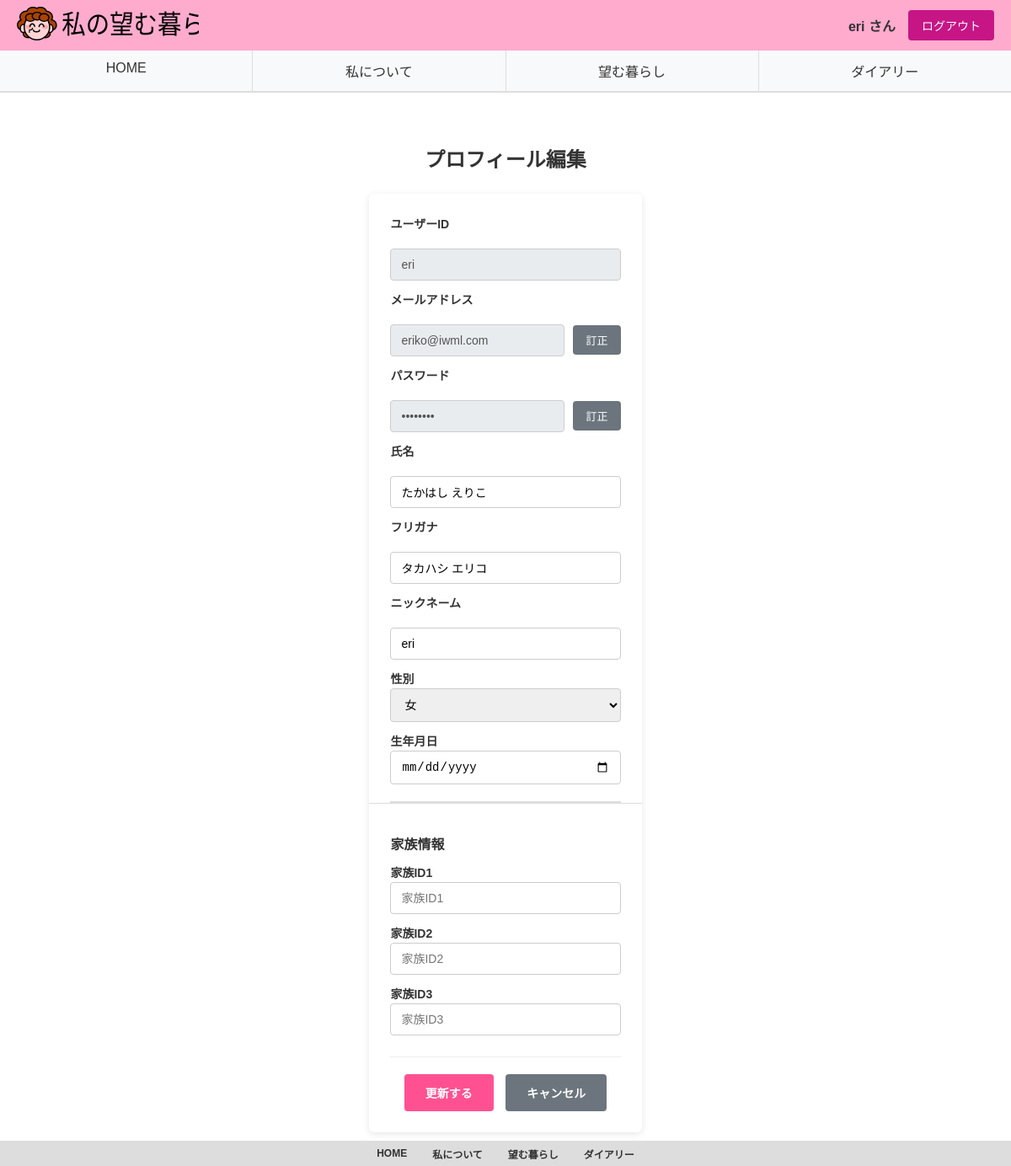
/user (signed in), run on the app's committed database.
### tables this page shows
CREATE TABLE users (
                id INTEGER PRIMARY KEY AUTOINCREMENT,
                user_id VARCHAR(50) UNIQUE NOT NULL,
                email VARCHAR(100) UNIQUE NOT NULL,
                password VARCHAR(255) NOT NULL,
                user_type VARCHAR(20) DEFAULT 'self' CHECK(user_type IN ('self', 'family')),
                name VARCHAR(100),
                furigana VARCHAR(100),
                nickname VARCHAR(50),
                gender VARCHAR(10) CHECK(gender IN ('男', '女', 'その他')),
                birth_date DATE,
                family_id1 INTEGER,
                family_id2 INTEGER,
                family_id3 INTEGER,
                created_at TIMESTAMP DEFAULT CURRENT_TIMESTAMP,
                updated_at TIMESTAMP DEFAULT CURRENT_TIMESTAMP
            );

### app.py (the view)
@app.route("/user")
@login_required
def user():
    user_data = db.get_user_by_id(session["user_id"])
    return render_template("user.html", user=user_data)

### app.py (called while the page is built)
def login_required(f):
    @wraps(f)
    def decorated_function(*args, **kwargs):
        if "user_id" not in session:
            return redirect(url_for("index"))
        return f(*args, **kwargs)
    return decorated_function

### config.py (called while the page is built)
    def get_connection(self):
        return sqlite3.connect(self.db_path)

    def get_user_by_id(self, user_id):
        conn = self.get_connection()
        cursor = conn.cursor()
        cursor.execute("SELECT * FROM users WHERE user_id = ?", (user_id,))
        user = cursor.fetchone()
        conn.close()
        return user

### templates/user.html (shortened to what this page needs)
{% extends "base.html" %}
{% block nickname %}{{ session.get('nickname', 'ゲスト') }}{% endblock %}
{% block content %}
<div class="user-registration">
    <h2>プロフィール編集</h2>
    <form method="POST" action="{{ url_for('update_user') }}" class="registration-form">
        <div class="form-group">
            <label for="user_id">ユーザーID</label><br>
            <input type="text" id="user_id" value="{{ user[1] if user else '' }}" disabled class="disabled-input">
        </div>
        <div class="form-group">
            <label for="email">メールアドレス</label><br>
            <div class="input-with-button">
                <input type="email" id="email" value="{{ user[2] if user else '' }}" disabled class="disabled-input">
                <button type="button" class="edit-btn" onclick="toggleEdit('email')">訂正</button>
            </div>
        </div>
        <div class="form-group">
            <label for="password">パスワード</label><br>
            <div class="input-with-button">
                <input type="password" id="password" value="********" disabled class="disabled-input">
                <button type="button" class="edit-btn" onclick="toggleEdit('password')">訂正</button>
            </div>
        </div>
        <div class="form-group">
            <label for="name">氏名</label><br>
            <input type="text" id="name" name="name" value="{{ user[5] if user and user[5] else '' }}" placeholder="氏名を入力">
        </div>
        <div class="form-group">
            <label for="furigana">フリガナ</label><br>
            <input type="text" id="furigana" name="furigana" value="{{ user[6] if user and user[6] else '' }}" placeholder="フリガナを入力">
        </div>
        <div class="form-group">
            <label for="nickname">ニックネーム</label><br>
            <input type="text" id="nickname" name="nickname" value="{{ user[7] if user and user[7] else '' }}" placeholder="表示名を入力">
        </div>
        <div class="form-group">
            <label for="gender">性別</label>
            <select id="gender" name="gender">
                <option value="女" {% if user and user[8]=='女' %}selected{% endif %}>女</option>
            </select>
        </div>
        <div class="form-group">
            <label for="birth_date">生年月日</label>
            <input type="date" id="birth_date" name="birth_date" value="{{ user[9] if user and user[9] else '' }}">
        </div>
        <div class="family-section">
            <h3>家族情報</h3>
            <div class="form-group">
                <label for="family_id1">家族ID1</label>
                <input type="number" id="family_id1" name="family_id1" value="{{ user[10] if user and user[10] else '' }}" placeholder="家族ID1">
            </div>
            <div class="form-group">
                <label for="family_id2">家族ID2</label>
                <input type="number" id="family_id2" name="family_id2" value="{{ user[11] if user and user[11] else '' }}" placeholder="家族ID2">
            </div>
            <div class="form-group">
                <label for="family_id3">家族ID3</label>
                <input type="number" id="family_id3" name="family_id3" value="{{ user[12] if user and user[12] else '' }}" placeholder="家族ID3">
            </div>
        </div>
        <div class="form-actions">
            <button type="submit" class="submit-btn">更新する</button>
            <button type="button" class="cancel-btn" onclick="window.location.href='{{ url_for('dashboard') }}'">キャンセル</button>
        </div>
    </form>
</div>
{% endblock %}

### static/style.css (style rules this page uses)
body { background-color: #FFF; margin: 0; padding: 0; font-family: Arial, sans-serif; min-height: 100vh; }
.form-group { margin-bottom: 20px; }
.form-group label { display: block; margin-bottom: 8px; font-weight: bold; color: #333; }
.form-group input { width: 100%; padding: 12px; border: 1px solid #ddd; border-radius: 4px; font-size: 14px; box-sizing: border-box; transition: border-color 0.3s ease; }
.user-registration { max-width: 750px; margin: 0 auto; padding: 20px; }
.user-registration h2 { text-align: center; color: #333; margin-bottom: 25px; font-size: 24px; font-weight: bold; }
.registration-form { background: white; padding: 25px; border-radius: 6px; box-shadow: 0 2px 8px rgba(0, 0, 0, 0.1); }
.user-registration .form-group { margin-bottom: 12px; }
.user-registration .form-group label { display: block; margin-bottom: 2px; font-weight: 600; color: #333; font-size: 14px; }
.user-registration .form-group input, .user-registration .form-group select { width: 100%; padding: 10px 12px; border: 1px solid #ccc; border-radius: 4px; font-size: 14px; box-sizing: border-box; transition: border-color 0.2s ease; }
.family-section { margin-top: 20px; padding-top: 20px; border-top: 2px solid #ddd; position: relative; }
.family-section::before { content: ''; position: absolute; top: 0; left: -25px; right: -25px; height: 1px; background-color: #ddd; }
.family-section h3 { color: #333; margin-bottom: 12px; font-size: 16px; font-weight: 600; }
.form-actions { text-align: center; margin-top: 25px; padding-top: 20px; border-top: 1px solid #eee; }
.submit-btn { background-color: #FF5192; color: white; padding: 12px 25px; border: none; border-radius: 4px; font-size: 14px; font-weight: 600; cursor: pointer; margin-right: 10px; transition: background-color 0.2s ease; }
.cancel-btn { background-color: #6c757d; color: white; padding: 12px 25px; border: none; border-radius: 4px; font-size: 14px; font-weight: 600; cursor: pointer; transition: background-color 0.2s ease; }
.input-with-button { display: flex; gap: 10px; align-items: center; }
.input-with-button input { flex: 1; }
.edit-btn { padding: 8px 15px; background-color: #6c757d; color: white; border: none; border-radius: 4px; font-size: 13px; cursor: pointer; white-space: nowrap; }
.disabled-input { background-color: #e9ecef !important; cursor: not-allowed; }

### data on the page
users: user "eri", email "eriko@iwml.com", name "たかはし えりこ", furigana "タカハシ エリコ", nickname "eri", gender "女"

### other printed values
{{ session.get('nickname', 'ゲスト') }} "eri"
